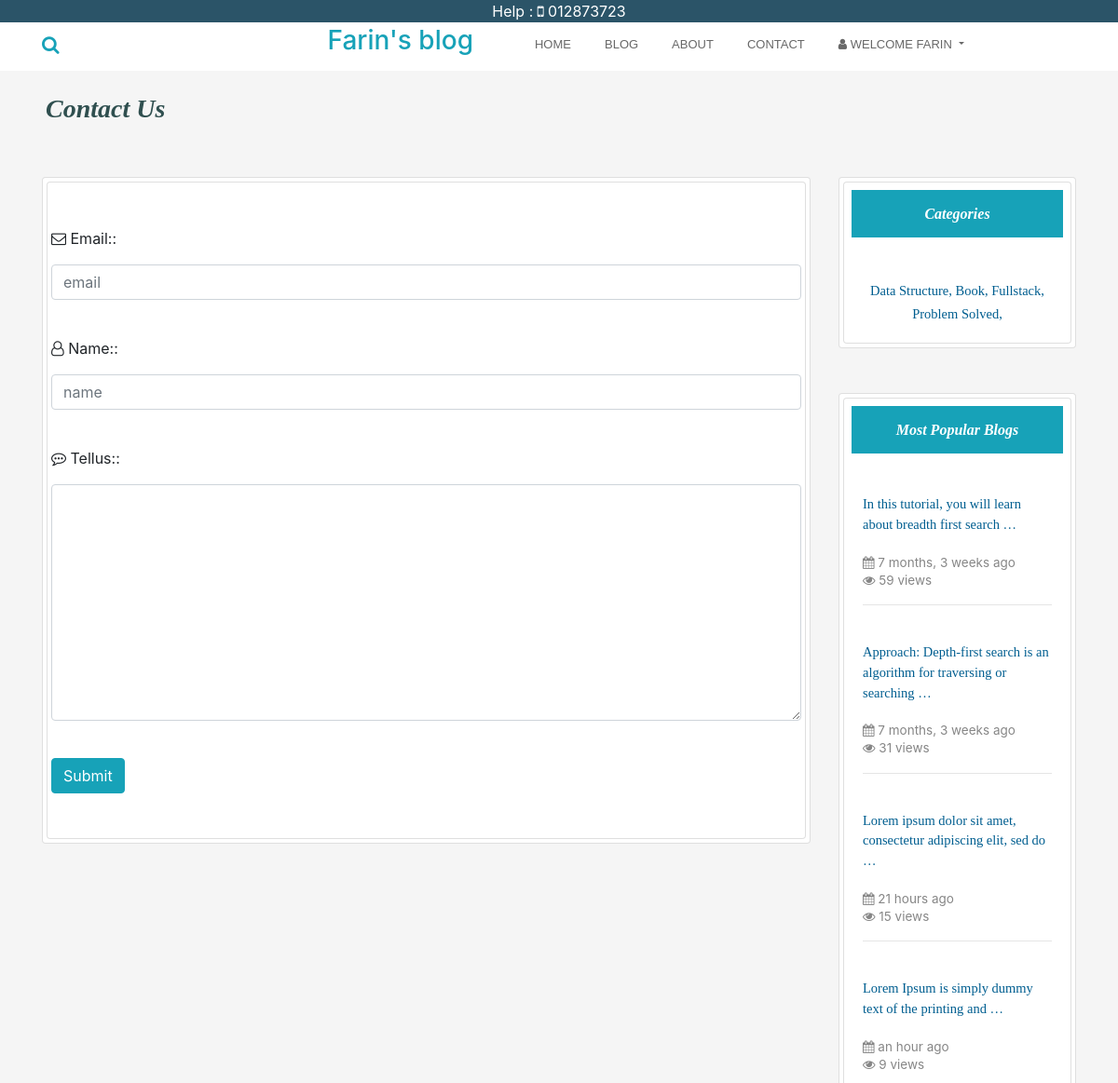
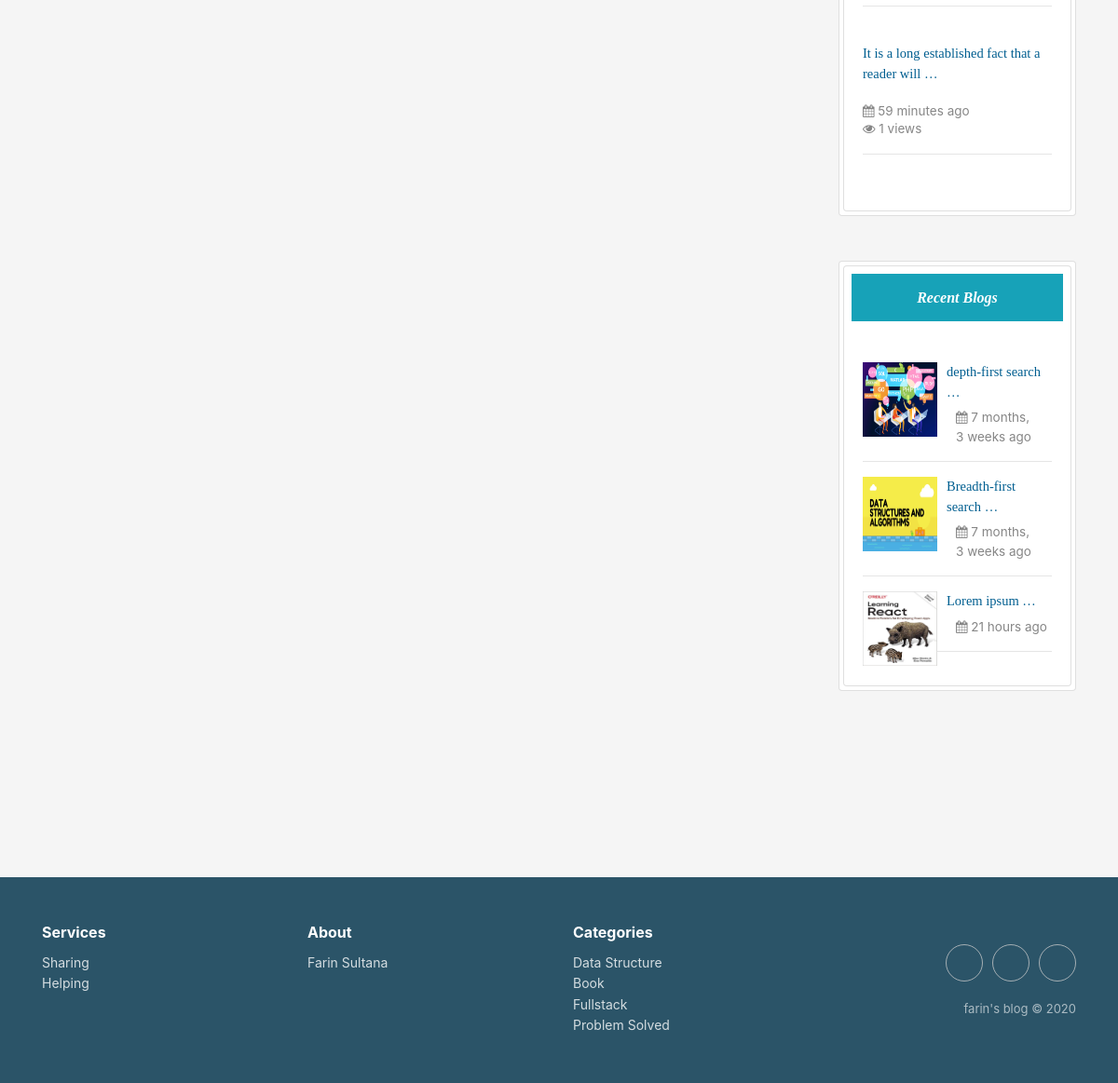
/contact/ (signed in), run on the app's committed database (2 pictures, top to bottom).
### user/models.py (models this page shows, shortened)
class Account(AbstractBaseUser):
	email 					= models.EmailField(verbose_name="email", max_length=60, unique=True)
	username 				= models.CharField(max_length=30, unique=True)
	date_joined				= models.DateTimeField(verbose_name='date joined', auto_now_add=True)
	last_login				= models.DateTimeField(verbose_name='last login', auto_now=True)
	is_admin				= models.BooleanField(default=False)
	is_active				= models.BooleanField(default=True)
	is_staff				= models.BooleanField(default=False)
	is_superuser			= models.BooleanField(default=False)
	USERNAME_FIELD = 'email'
	REQUIRED_FIELDS = ['username']
	objects = MyAccountManager()

### home/models.py (models this page shows, shortened)
class Category(models.Model):
    category = models.CharField(max_length=200, primary_key=True)

class Post(models.Model):
    category = models.ForeignKey(Category, on_delete=models.CASCADE)
    postAuthor = models.CharField(max_length=200)
    postId = models.AutoField(primary_key=True, auto_created=True)
    postTitle = models.CharField(max_length=200)
    postTimeDate = models.DateTimeField(auto_now_add=True, auto_now=False, blank=True)
    postDescriptions = models.TextField()
    postBody = RichTextField(blank=True, null=True)
    postImage = models.ImageField(blank=True, null=True)
    views = models.IntegerField(default=0)
    def get_photo_url(self):
        if self.postImage and hasattr(self.postImage, 'url'):
            return self.postImage.url
        else:
            return "/static/no.png"

### home/views.py (the view)
# urls.py: path('contact/', views.contactUs, name='contact'),
def contactUs(request):
    context = {}
    populer = Post.objects.all().order_by('-views')[0:10]
    if request.POST:
        form = Contact(request.POST)
        if form.is_valid():
            form.save()
            messages.success(request, "Your message was added successfully.Thanks to you")
            context = {'form': form, 'RecentPost': Post.objects.all()[0:3],
                       'Categories': Category.objects.all(),
                       'Populer': populer,}
            return render(request, 'contact.html', context)
        else:
            messages.error(request, "Please fill the form correctly")
            context = {'form': form, 'RecentPost': Post.objects.all()[0:3],
                       'Categories': Category.objects.all(),
                       'Populer': populer,}
            return render(request, 'contact.html', context)
    else:  # GET request
        form = Contact()
        context = {'form': form, 'RecentPost': Post.objects.all()[0:3],
            'Categories': Category.objects.all(),
            'Populer': populer,}
    return render(request, 'contact.html', context)

### home/forms.py
class Contact(forms.ModelForm):
    Email = forms.EmailField(widget=forms.TextInput(
        attrs = {
            'class': 'form-control',
            'placeholder' : 'email'
        }
    ))
    Name = forms.CharField(widget=forms.TextInput(
        attrs={
            'class': 'form-control',
            'placeholder': 'name'
        }
    ))
    TellUs = forms.CharField( widget=forms.Textarea(
        attrs={
            'class': 'form-control',
        }
    ))
    class Meta:
        model = Contact
        fields = ("Email", "Name", "TellUs")

### templates/contact.html (shortened to what this page needs)
{% extends 'base.html' %}
{% load static %}
{% load humanize %}
 {% block body %}
<div class="container">
<div class="row ml-1 mb-1">
  <h3 class="mb-5 mt-4"  id="heading">Contact Us</h3>
</div>
<div class="row">
 <div class="col-sm-9 mb-5">
<div class="card p-1">
     <div class="card pl-1  pr-1  pt-5 pb-5">
           <form action="{% url 'contact' %}" method="post">
  <label><i class="fa fa-envelope-o" aria-hidden="true"></i> {{ form.Email.label_tag }}:</label>
    <p>{{form.Email}}</p><br>
    <label><i class="fa fa-user-o" aria-hidden="true"></i> {{ form.Name.label_tag }}:</label>
    <p>{{form.Name}}</p><br>
    <label><i class="fa fa-commenting-o" aria-hidden="true"></i> {{ form.TellUs.label_tag }}:</label>
    <p>{{form.TellUs}}</p><br>
        <button type="submit" class="btn btn-info">Submit</button>
</form>
     </div>
 </div>
</div>
        <div class="col-sm-3 " >
             <div class="card p-1">
             <div class="card promoting-card">
<h6 class="bg-info m-2 p-3 text-center" id="headings">Categories</h6>
  <div class="card-body">
                        <div class="mt-3 text-center">
                             {% for cat in Categories%}
                      <a class="text-style" href="{% url 'categories' cat.category %}"> {{cat.category}},  </a>
                             {% endfor %}
                        </div>
                    </div>
  </div>
</div>
   <div class="card p-1 mt-5">
<div class="card promoting-card">
<h6 class="bg-info m-2  p-3 text-center" id="headings">Most Popular Blogs</h6>
 <div class="card-body">
                        <div class="mt-3">
                             {% for post in Populer%}
                            <a href="{% url 'readMore' post.postId %}">
                                <p    class="text-style">
                                    {{ post.postDescriptions | truncatewords:10 }}
                                </p>
                            </a>
                            <span class="description"><i class="fa fa-calendar" aria-hidden="true"></i> {{ post.postTimeDate | naturaltime }}</span>
                            <p class="description"><i class="fa fa-eye" aria-hidden="true"></i> {{ post.views }} views</p>
<hr>
                            <br>
                             {% endfor %}
                        </div>
                    </div>
</div>
</div>
<div class="card p-1 mt-5">
<div class="card promoting-card">
<h6 class="bg-info m-2  p-3 text-center" id="headings">Recent Blogs</h6>
 <div class="card-body">
                        <div class="mt-3">
                             {% for post in RecentPost%}
                            <img style="float:left;" class="d-inline-block" src="{{ post.get_photo_url }}" height=80;
                                width=80; alt="abc">
                            <a href="{% url 'readMore' post.postId %}">
                                <p  style="margin-left:90px;" class="text-style">
                                    {{ post.postTitle |truncatewords:2 }}
                                </p>
                            </a>
                            <p style="margin-left:100px; margin-top:-10px;" class="description"><i class="fa fa-calendar" aria-hidden="true"></i> {{ post.postTimeDate | naturaltime }}</p>
                            <hr>
                             {% endfor %}
                        </div>
                    </div>
</div>
</div>
</div>
</div>
</div>
{% endblock body %}

### templates/base.html (shortened to what this page needs)
{% load static %}
<!DOCTYPE html>
<html lang="en">
<head>
  <link rel="stylesheet" href="https://maxcdn.bootstrapcdn.com/bootstrap/4.5.0/css/bootstrap.min.css">
 <link rel="stylesheet" href="https://cdnjs.cloudflare.com/ajax/libs/font-awesome/4.7.0/css/font-awesome.min.css">
  <link rel="stylesheet" href="{% static 'css/style.css' %} ">
  <link rel="stylesheet" href="https://cdnjs.cloudflare.com/ajax/libs/twitter-bootstrap/4.4.1/css/bootstrap.min.css">
  <link rel="stylesheet" href="https://cdnjs.cloudflare.com/ajax/libs/font-awesome/4.7.0/css/font-awesome.min.css">
  <link rel="stylesheet" href="https://cdnjs.cloudflare.com/ajax/libs/ionicons/2.0.1/css/ionicons.min.css">
  <link rel="stylesheet" href="https://cdnjs.cloudflare.com/ajax/libs/Swiper/3.3.1/css/swiper.min.css">
</head>
<body style="background-color:#F5F5F5">
<div style="background-color:#2b5468; color:#fff;" class="text-center">
<p class="mb-0 mt-0">Help : <i class="fa fa-mobile " aria-hidden="true"></i> 012873723</p>
</div>
    <nav class="navbar sticky-top navbar-light navbar-expand-md navigation-clean-search pb-1 pt-0" style="font-size: 13;">
        <div class="container "><a class="navbar-brand text-info" href="#"><form class="form-inline mr-auto" method="get" action="{% url 'search' %}" target="_self">
                    <div class="form-group"><label for="search-field"><i class="fa fa-search text-info"></i></label><input class="form-control search-field" type="search" id="search-field" name="search">
                    </div>
                </form></a>
                <a style="text-decoration: none;" href="{% url 'home' %}"><h3 class="text-info ml-0">Farin's blog</h3></a>
            <div class="collapse navbar-collapse"
                id="navcol-1">
                <ul class="nav navbar-nav ml-lg-5">
                    <li class="nav-item" role="presentation"><a class="nav-link" href="{% url 'home' %}">Home</a></li>
                    <li class="nav-item" role="presentation" style="font-size: 13;"><a class="nav-link" href="{% url 'blog' %}" style="font-size: 13;">Blog</a></li>
                    <li class="nav-item" role="presentation"><a class="nav-link" href="{% url 'aboutMe' %}">About</a></li>
					<li class="nav-item" role="presentation"><a class="nav-link" href="{% url 'contact' %}">Contact</a></li>
         {% if user.is_authenticated %}
                        <li class="nav-item dropdown  ">
                        <a class="nav-link dropdown-toggle" href="#" id="navbarDropdown" role="button"
                            data-toggle="dropdown" aria-haspopup="true" aria-expanded="false">
                           <i class="fa fa-user" aria-hidden="true"></i> welcome {{request.user.username}}
                        </a>
                    </li>
      {% endif %}
                </ul>
                </div>
        </div>
    </nav>
     {% block body %}
     {% endblock body %}
 <div class="footer-clean" style="background-color:#2b5468; color:#fff;">
        <footer>
            <div class="container">
                <div class="row justify-content-center">
                    <div class="col-sm-4 col-md-3 item">
                        <h3>Services</h3>
                        <ul>
                            <li><a href="#">Sharing</a></li>
                            <li><a href="#">Helping</a></li>
                        </ul>
                    </div>
                    <div class="col-sm-4 col-md-3 item">
                        <h3>About</h3>
                        <ul>
                            <li><a href="{% url 'aboutMe' %}">Farin Sultana</a></li>
                        </ul>
                    </div>
                    <div class="col-sm-4 col-md-3 item">
                        <h3>Categories</h3>
                        <ul>
                            {% for cat in  Categories %}
                            <li><a href="{% url 'categories' cat.category %}">{{cat.category}}</a></li>
                            {% endfor %}
                        </ul>
                    </div>
                    <div class="col-lg-3 item social"><a href="https://www.facebook.com/imayanchy/"></a><a href="mailto:aaziz9642@gmail.com"></a><a href="https://www.linkedin.com/in/azizur-rahman-720636165"></a>
                        <p class="copyright">farin's blog © 2020</p>
                    </div>
                </div>
            </div>
        </footer>
    </div>
</body>
</html>

### static/css/style.css (style rules this page uses)
#heading { font-family:bitter,georgia,"times new roman",times,serif; font-weight:bold; color:#2F4F4F; font-style: italic }
#headings { font-family:bitter,georgia,"times new roman",times,serif; font-weight:bold; color:#ffffff; font-style: italic }
.description { color:#868686; font-size: 13.5px; margin-top:-2px; }
.text-style { font-family:bitter,georgia,"times new roman",times,serif; color:#005E90; font-size: 14.5px; }
.features-boxed .features,.footer-clean { padding:50px 0 }
.footer-clean { background-color:#fff;color:#4b4c4d }
.footer-clean h3 { margin-top:0;margin-bottom:12px;font-weight:700;font-size:16px }
.footer-clean ul { padding:0;list-style:none;line-height:1.6;font-size:14px;margin-bottom:0 }
.footer-clean ul a { color:inherit;text-decoration:none;opacity:.8 }
.footer-clean .item.social { text-align:right }
.footer-clean .item.social>a { font-size:24px;width:40px;height:40px;line-height:40px;display:inline-block;text-align:center;border-radius:50%;border:1px solid #ccc;margin-left:10px;margin-top:22px;color:inherit;opacity:.75 }
.footer-clean .copyright { margin-top:14px;margin-bottom:0;font-size:13px;opacity:.6 }
.navigation-clean-search { background:#fff;padding-top:.75rem;padding-bottom:.75rem;color:#333;border-radius:0;box-shadow:none;border:none;margin-bottom:0 }
@media (min-width:768px) { .navigation-clean-search { padding-top:1rem;padding-bottom:1rem } }
.navigation-clean-search .navbar-brand { font-weight:700;color:inherit }
.navigation-clean-search .form-inline,.navigation-clean-search .navbar-collapse { border-top-color:#ddd }
.navigation-clean-search.navbar .navbar-nav .nav-link { padding-left:18px;padding-right:18px }
.navigation-clean-search.navbar-light .navbar-nav .nav-link { color:#465765 }
.navigation-clean-search .form-inline label { color:#ccc }
.navigation-clean-search .form-inline .search-field { background:0 0;border:none;border-bottom:1px solid transparent;border-radius:0;box-shadow:none;color:inherit;transition:border-bottom-color .3s }

### templates/base.html (style rules this page uses)
.navbar .nav-link { font-size: 13px !important; font-family: "Gotham SSm",Helvetica,Arial,sans-serif !important; line-height: 1.42857 !important; color: #686868 !important; text-transform: uppercase; text-align: left; text-size-adjust: 100%; }

### data on the page
Account: user.username "FARIN"
Category: category "Data Structure"
Category: category "Book"
Category: category "Fullstack"
Category: category "Problem Solved"
Post: postDescriptions "In this tutorial, you will learn about breadth first search …", postTimeDate "7 months, 3 weeks ago", views "59", get_photo_url (picture), postTitle "Breadth-first search …"
Post: postDescriptions "Approach: Depth-first search is an algorithm for traversing or searching …", postTimeDate "7 months, 3 weeks ago", views "31", get_photo_url (picture), postTitle "depth-first search …"
Post: postDescriptions "Lorem ipsum dolor sit amet, consectetur adipiscing elit, sed do …", postTimeDate "21 hours ago", views "15", get_photo_url (picture), postTitle "Lorem ipsum …"
Post: postDescriptions "Lorem Ipsum is simply dummy text of the printing and …", postTimeDate "an hour ago", views "9"
Post: postDescriptions "It is a long established fact that a reader will …", postTimeDate "59 minutes ago", views "1"
